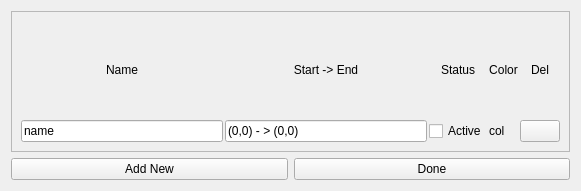
<?xml version="1.0" encoding="UTF-8"?>
<ui version="4.0">
 <class>pathEditor</class>
 <widget class="QWidget" name="pathEditor">
  <property name="geometry">
   <rect>
    <x>0</x>
    <y>0</y>
    <width>581</width>
    <height>191</height>
   </rect>
  </property>
  <property name="windowTitle">
   <string>Form</string>
  </property>
  <layout class="QVBoxLayout" name="verticalLayout_2">
   <item>
    <widget class="QScrollArea" name="scrollArea">
     <property name="widgetResizable">
      <bool>true</bool>
     </property>
     <widget class="QWidget" name="scrollAreaWidgetContents">
      <property name="geometry">
       <rect>
        <x>0</x>
        <y>0</y>
        <width>561</width>
        <height>140</height>
       </rect>
      </property>
      <layout class="QVBoxLayout" name="verticalLayout">
       <item>
        <layout class="QGridLayout" name="gridLayout">
         <property name="spacing">
          <number>2</number>
         </property>
         <item row="2" column="3">
          <widget class="QLabel" name="label_5">
           <property name="text">
            <string>col</string>
           </property>
          </widget>
         </item>
         <item row="1" column="4">
          <widget class="QLabel" name="label_4">
           <property name="sizePolicy">
            <sizepolicy hsizetype="Preferred" vsizetype="Minimum">
             <horstretch>0</horstretch>
             <verstretch>0</verstretch>
            </sizepolicy>
           </property>
           <property name="minimumSize">
            <size>
             <width>0</width>
             <height>20</height>
            </size>
           </property>
           <property name="text">
            <string>Del</string>
           </property>
           <property name="alignment">
            <set>Qt::AlignCenter</set>
           </property>
          </widget>
         </item>
         <item row="1" column="0">
          <widget class="QLabel" name="label">
           <property name="sizePolicy">
            <sizepolicy hsizetype="Preferred" vsizetype="Minimum">
             <horstretch>0</horstretch>
             <verstretch>0</verstretch>
            </sizepolicy>
           </property>
           <property name="minimumSize">
            <size>
             <width>0</width>
             <height>20</height>
            </size>
           </property>
           <property name="layoutDirection">
            <enum>Qt::LeftToRight</enum>
           </property>
           <property name="text">
            <string>Name</string>
           </property>
           <property name="alignment">
            <set>Qt::AlignCenter</set>
           </property>
          </widget>
         </item>
         <item row="2" column="0">
          <widget class="QLineEdit" name="lineEdit">
           <property name="text">
            <string>name</string>
           </property>
          </widget>
         </item>
         <item row="1" column="3">
          <widget class="QLabel" name="label_2">
           <property name="sizePolicy">
            <sizepolicy hsizetype="Preferred" vsizetype="Minimum">
             <horstretch>0</horstretch>
             <verstretch>0</verstretch>
            </sizepolicy>
           </property>
           <property name="minimumSize">
            <size>
             <width>0</width>
             <height>20</height>
            </size>
           </property>
           <property name="text">
            <string>Color</string>
           </property>
           <property name="alignment">
            <set>Qt::AlignCenter</set>
           </property>
          </widget>
         </item>
         <item row="2" column="4">
          <widget class="QPushButton" name="pushButton">
           <property name="minimumSize">
            <size>
             <width>20</width>
             <height>20</height>
            </size>
           </property>
           <property name="styleSheet">
            <string notr="true">border-image: url(:/images/application-exit.png);</string>
           </property>
           <property name="text">
            <string/>
           </property>
          </widget>
         </item>
         <item row="1" column="2">
          <widget class="QLabel" name="label_6">
           <property name="sizePolicy">
            <sizepolicy hsizetype="Preferred" vsizetype="Minimum">
             <horstretch>0</horstretch>
             <verstretch>0</verstretch>
            </sizepolicy>
           </property>
           <property name="minimumSize">
            <size>
             <width>0</width>
             <height>20</height>
            </size>
           </property>
           <property name="text">
            <string>Status</string>
           </property>
           <property name="alignment">
            <set>Qt::AlignCenter</set>
           </property>
          </widget>
         </item>
         <item row="2" column="2">
          <widget class="QCheckBox" name="checkBox">
           <property name="text">
            <string>Active</string>
           </property>
          </widget>
         </item>
         <item row="1" column="1">
          <widget class="QLabel" name="label_3">
           <property name="sizePolicy">
            <sizepolicy hsizetype="Preferred" vsizetype="Minimum">
             <horstretch>0</horstretch>
             <verstretch>0</verstretch>
            </sizepolicy>
           </property>
           <property name="minimumSize">
            <size>
             <width>0</width>
             <height>20</height>
            </size>
           </property>
           <property name="text">
            <string>Start -&gt; End</string>
           </property>
           <property name="alignment">
            <set>Qt::AlignCenter</set>
           </property>
          </widget>
         </item>
         <item row="2" column="1">
          <widget class="QLineEdit" name="lineEdit_2">
           <property name="text">
            <string>(0,0) - &gt; (0,0)</string>
           </property>
          </widget>
         </item>
        </layout>
       </item>
      </layout>
     </widget>
    </widget>
   </item>
   <item>
    <layout class="QHBoxLayout" name="horizontalLayout">
     <item>
      <widget class="QPushButton" name="pushButton_3">
       <property name="text">
        <string>Add New</string>
       </property>
      </widget>
     </item>
     <item>
      <widget class="QPushButton" name="pushButton_2">
       <property name="text">
        <string>Done</string>
       </property>
      </widget>
     </item>
    </layout>
   </item>
  </layout>
 </widget>
 <resources>
  <include location="../UICtrl.qrc"/>
 </resources>
 <connections/>
</ui>
